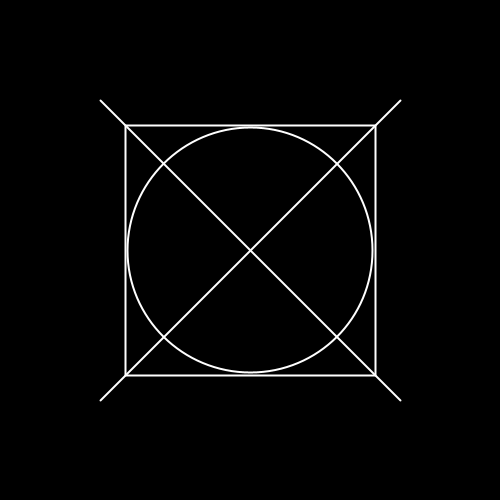
Frame 1 (no input)
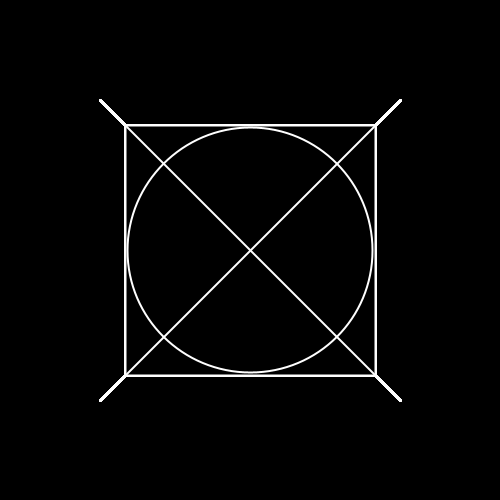
Frame 60 (the mouse pressed at the canvas centre just before this capture)
Frame 120 (the mouse held since frame 60 and released just before this capture): identical to frame 60, image omitted

The Processing sketch that drew these frames (run headless with seeded random() and noise(); from frame 60 on, the mouse is pressed at the canvas centre):

// Processing sketch: processing_53443
// ── processing_53443.pde

void setup()
{
size(500,500);
background(0);
}

void draw()
{
stroke(255);
strokeWeight(2);
fill(0);
rect(125,125, 250,250);
ellipse(250,250, 245,245);
line(100,100, 400,400);
line(100,400,400,100);
}
